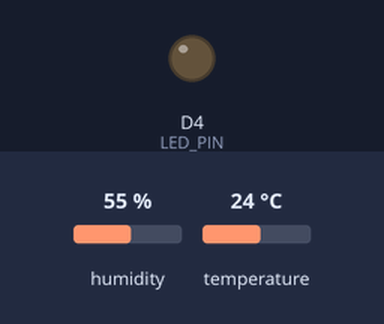
This sketch was run on a simulated ESP8266 (NodeMCU). On the bench: output pins drawn as LEDs (lit = HIGH). The inputs (shaded band) are chosen by the test bench; at power-on: humidity 55 %, temperature 24 °C. WiFi joins after 1.5 s; servers stay silent unless stated; what the sketch prints to the serial monitor is not drawn.

Above: at 0.1 s.
At 1.0 s:
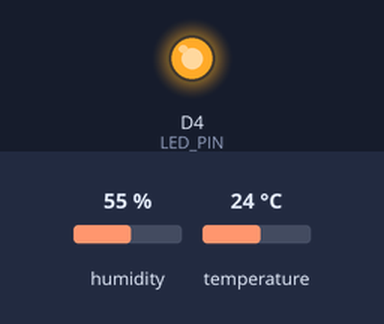
Timing chart, 0 to 2.9 s (numbered marks = the images above):
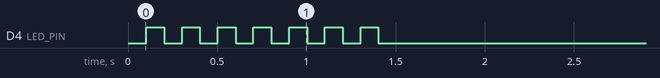

The sketch:

DHT22_CLIENTE.ino
```cpp
#include <ESP8266WiFi.h>
#include "DHT.h"
#define DHTPIN D7
#define DHTTYPE DHT22
DHT dht(DHTPIN, DHTTYPE);
const char WiFiSSID[] = "moto e5 plus 5902"; //cambia macID por el ID del dispositivo servidor
const char WiFiPSK[] = "12345678";
//const char host[] = "192.168.4.1"; //Direccion IP de nuestro servidor
const char host[] = "192.168.43.29"; //Direccion IP de nuestro servidor
const int httpPort = 80; //Puerto de enlace
String macID; //String donde se almacenara nuestra macID
float value1;
float value2;
const int LED_PIN = 2;

void setup() {
  Serial.begin(115200); //Inicializacion y configuracion de puerto serial
  pinMode(LED_PIN, OUTPUT); // Configuracion de nuestro LED
  digitalWrite(LED_PIN, HIGH);
  dht.begin();
  connectWiFi();  // Conexion nuestra red Wifi
}
void loop() {
  delay(2000);
  float h = dht.readHumidity();
  float t = dht.readTemperature();
  if (isnan(h) || isnan(t)) {
   Serial.println(F("Fallo en lectura del sensor DHT!"));
  return;}
  value2 = h;
  value1 = t;
  Serial.print(value1); Serial.println("ºC");
  Serial.print(value2); Serial.println("%");
  // Inicia la conexion con el servidor
  Serial.print("connecting to ");
  Serial.println(host);
  // Se intenta la conexion con el servidor
  WiFiClient client;
  if (!client.connect(host, httpPort)) {
    Serial.println("connection failed");
    return;
  }

  // Si ha existido conexion se conntinua, y se concatena la macID de nuestros ESP8266
  // y los valores de temperatura y humedad leidos, para convertirlo en una URL
  String url = macID;
  url += "Temperatura=";
  url += value1;
  url+="°C";
  url += "  Humedad=";
  url += value2;
  url+="%";

  Serial.print("Requesting URL: ");
  Serial.println(url);

  // Se envia la solicitud al servidor
  client.print(url);

  unsigned long timeout = millis();
  while (client.available() == 0) {
    if (millis() - timeout > 5000) {
      Serial.println(">>> Client Timeout !");
      client.stop();
      return;
    }
  }

  // Se lee todo lo recibido desde el servidor y se imprime en el puerto serial
  while(client.available()){
    String line = client.readStringUntil('\r');
    Serial.print(line);
  }

  Serial.println();
  Serial.println("closing connection");
}
//**************
void connectWiFi()
{
  // Obtenemos la macID de nuestro ESP8266
  uint8_t mac[WL_MAC_ADDR_LENGTH];
  WiFi.softAPmacAddress(mac);
  macID = String(mac[WL_MAC_ADDR_LENGTH - 2], HEX) + String(mac[WL_MAC_ADDR_LENGTH - 1], HEX);
  Serial.print(macID);
  Serial.print("Connecting to ");
  Serial.println(WiFiSSID);
  WiFi.mode(WIFI_STA);
  WiFi.begin("RED_NODEMCU","12345678");
  byte ledStatus = LOW;
  while (WiFi.status() != WL_CONNECTED)
  {
    // Blink the LED
    Serial.print(".");
    digitalWrite(LED_PIN, ledStatus); // Write LED high/low
    ledStatus = (ledStatus == HIGH) ? LOW : HIGH;
    delay(100);
  }
  Serial.println("WiFi connected");
  Serial.println("IP address: ");
  Serial.println(WiFi.localIP());
}
```
